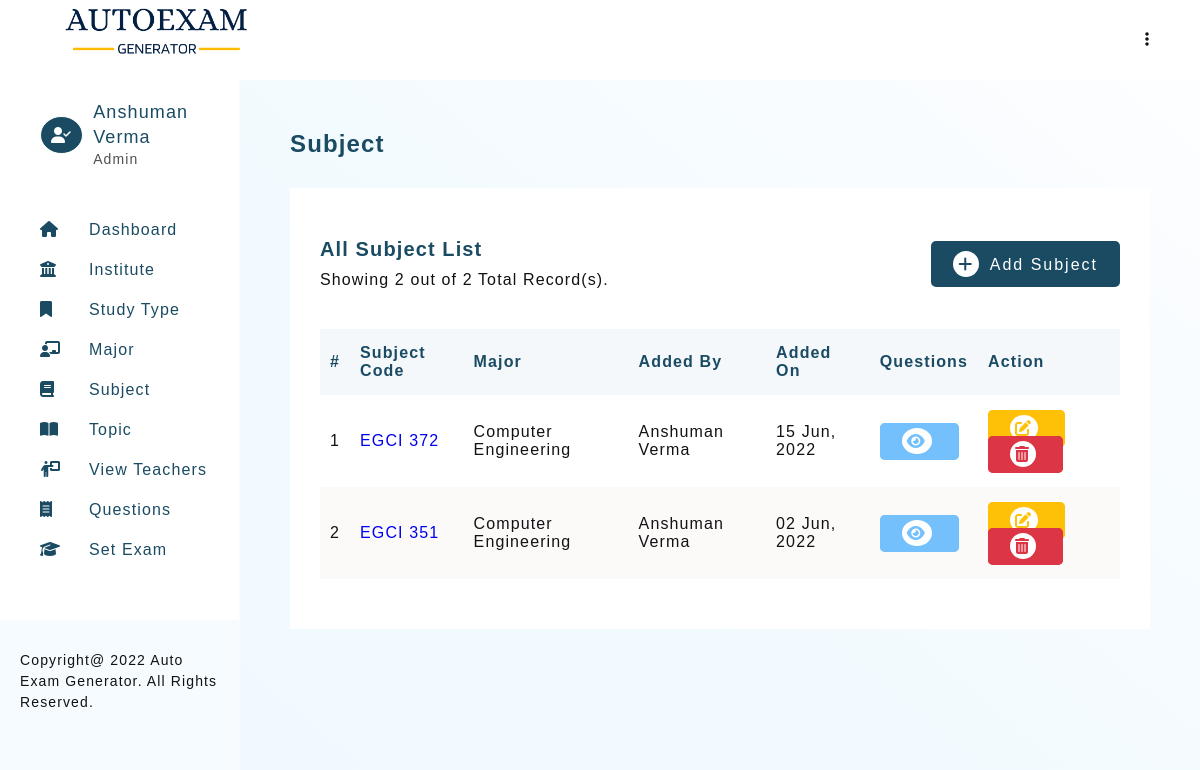
/autoexam/subject-view.php (signed in), run on the app's committed database.
### tables this page shows
CREATE TABLE `teacher_profile` (
  `teacher_id` int(11) NOT NULL,
  `teacher_firstname` varchar(30) NOT NULL,
  `teacher_lastname` varchar(30) NOT NULL,
  `email` varchar(50) DEFAULT NULL,
  `password` varchar(100) NOT NULL,
  `type` enum('Admin','Teacher') NOT NULL DEFAULT 'Teacher',
  `addedOn` datetime DEFAULT current_timestamp()
);

CREATE TABLE `subject_details` (
  `subject_id` int(11) NOT NULL,
  `subject_code` varchar(30) NOT NULL,
  `subject_name` text NOT NULL,
  `major_id` int(11) DEFAULT NULL,
  `subjectAddedBy` int(11) DEFAULT NULL,
  `subjectAddedOn` datetime DEFAULT current_timestamp()
);

CREATE TABLE `major` (
  `major_id` int(11) NOT NULL,
  `major_name` text DEFAULT NULL,
  `type_of_study_id` int(11) DEFAULT NULL,
  `majorAddedBy` int(11) DEFAULT NULL,
  `majorAddedOn` datetime DEFAULT current_timestamp()
);

### autoexam/includes/config.php (called while the page is built, shortened)
<?php
    $sitename = "Auto Exam Generator";

### autoexam/subject-view.php (the view, shortened to what this page needs)
<?php
    require_once './templates/header.php';
    if(isset($_SESSION['user']))
    {
        $limit = 10;
        if(isset($_GET['page']))
        {
            $page = $_GET['page'];
        }
        else
        {
            $page  = 1;
        }
        $start = ($page * $limit) - $limit;
        $serialNo = $start + 1;
        $countSubjectsQ = mysqli_query($connection, "SELECT count(subject_id) as total FROM `subject_details` ");
        $countSubjectR = mysqli_fetch_assoc($countSubjectsQ);
        $noOfSubjects = $countSubjectR['total'];
        $subjectQuery = mysqli_query($connection,
        "SELECT * FROM `subject_details`
        LEFT JOIN `teacher_profile` ON `teacher_profile`.`teacher_id` = `subject_details`.`subjectAddedBy`
        LEFT JOIN `major` ON `major`.`major_id` = `subject_details`.`major_id`
        ORDER BY `subject_details`.`subjectAddedOn` DESC
        LIMIT $start, $limit
        ");
    }
?>
<section>
    <h3 class="heading">Subject</h3>
    <div class="card">
        <div class="card-heading">
            <div>
                <h4 class="sub-heading">All Subject List</h4>
                <p class="desc">Showing <?php echo mysqli_num_rows($subjectQuery); ?> out of <?= $noOfSubjects;?> Total Record(s).</p>
            </div>
            <?php
                if($_SESSION['userType'] == 'Admin')
                {
            ?>
                    <a href="subject.php" class="btn btn-green"><i class="fa-solid fa-plus"></i> Add Subject</a>
            <?php
                }
            ?>
        </div>
        <div class="table-responsive">
            <table class="table">
                <thead>
                    <tr>
                        <th>#</th>
                        <th>Subject Code</th>
                        <th>Major</th>
                        <th >Added By</th>
                        <th>Added On</th>
                        <th>Questions</th>
                        <?php
                            if($_SESSION['userType'] == 'Admin')
                            {
                        ?>
                            <th>Action</th>
                        <?php
                            }
                        ?>
                    </tr>
                </thead>
                <tbody>
                    <?php
                        if(mysqli_num_rows($subjectQuery) > 0)
                        {
                            while ($subject = mysqli_fetch_assoc($subjectQuery))
                            {
                                echo "
                                    <tr>
                                        <td>$serialNo</td>
                                        <td><a href=\"subject-detail.php?subject=$subject[subject_id]\">$subject[subject_code]</a></td>
                                        <td>$subject[major_name]</td>
                                        <td>$subject[teacher_firstname] $subject[teacher_lastname]</td>
                                        <td>".date("d M, Y", strtotime($subject['subjectAddedOn']))."</td>
                                        <td><a href=\"question-view.php?subject=$subject[subject_id]\" class=\"btn btn-info\"><i class=\"fa-solid fa-eye\"></i></a></td>
                                        <td>";
                                        if($_SESSION['userType'] == 'Admin')
                                        {
                                            echo "
                                                <a href=\"subject.php?edit=$subject[subject_id]\" class=\"btn btn-edit\"><i class=\"fa-solid fa-pen-to-square\"></i></a>
                                                <a href=\"delete.php?delete_subject=$subject[subject_id]\"  class=\"btn btn-delete\"><i class=\"fa-solid fa-trash-can\"></i></a>";
                                        }
                                    echo  "</td>
                                    </tr>
                                ";
                                $serialNo++;
                            }
                        }
                        else
                        {
                            echo "<tr><td colspan=\"7\">0 Record found.</td></tr>";
                        }
                    ?>
                </tbody>
            </table>
        </div>
    </div>
</section>
<?php
    require_once './templates/footer.php';
?>

### autoexam/templates/header.php (shortened to what this page needs)
<?php
    require './includes/config.php';
    require_once './includes/connection.php';
    if(isset($_SESSION['user']))
    {
        $userQuery = mysqli_query($connection, "SELECT * FROM teacher_profile WHERE email = '$_SESSION[user]'");
        $userRow = mysqli_fetch_assoc($userQuery);
    }
?>
<!DOCTYPE html>
<html lang="en">
<head>
    <link rel="stylesheet" href="./assets/css/main.css">
    <link rel="stylesheet" href="./assets/css/style.css">
    <link rel="stylesheet" href="https://cdnjs.cloudflare.com/ajax/libs/font-awesome/6.1.1/css/all.min.css">
</head>
<body>
    <header class="admin-header">
        <h1 class="title">
            <img src="./assets/images/logo.png" alt="Auto Exam Generator" height="60px">
        </h1>
        <div>
            <ul>
                <li class="dropmenu">
                    <a href="#"><i class="fa-solid fa-ellipsis-vertical"></i></a>
                </li>
            </ul>
        </div>
    </header>
    <aside id="asideMenu">
        <div class="profile-header" id="profile-header2">
            <?php
                if($_SESSION['userType'] == 'Admin')
                {
                    echo "<i class=\"fa-solid fa-user-check\"></i>";
                }
                else
                {
                    echo "<i class=\"fa-solid fa-user\"></i>";
                }
            ?>
            <div>
                <h2>
                    <?=
                        $userRow['teacher_firstname'] ." ". $userRow['teacher_lastname']
                    ?>
                </h2>
                <p> <?=  $_SESSION['userType']; ?> </p>
            </div>
        </div>
        <section id="nav-header">
            <nav>
                <ul class="navbar">
                    <li><a href="dashboard.php"><i class="fa-solid fa-house"></i><span>Dashboard</span></a></li>
                            <li><a href="institute-view.php"><i class="fa-solid fa-building-columns"></i><span>Institute</span></a></li>
                            <li><a href="studyType-view.php"><i class="fa-solid fa-bookmark"></i><span>Study Type</span></a></li>
                            <li><a href="major-view.php"><i class="fa-solid fa-chalkboard-user"></i><span>Major</span></a></li>
                            <li><a href="subject-view.php"><i class="fa-solid fa-book"></i><span>Subject</span></a></li>
                            <li><a href="topic-view.php"><i class="fa-solid fa-book-open"></i><span>Topic</span></a></li>
                    <?php
                        if($_SESSION['userType'] == 'Admin')
                        {
                    ?>
                            <li><a href="teacher-view.php"><i class="fa-solid fa-person-chalkboard"></i><span>View Teachers</span></a></li>
                    <?php
                        }
                    ?>
                    <li><a href="question-view.php"><i class="fa-solid fa-receipt"></i><span>Questions</span></a></li>
                    <li><a href="setExam-1.php"><i class="fa-solid fa-graduation-cap"></i><span>Set Exam</span></a></li>
                </ul>
            </nav>
        </section>
        <footer class="copyright">Copyright@
            <?= date("Y"); ?>
            <?= $sitename; ?>. All Rights Reserved.
        </footer>
    </aside>
    <main>

### autoexam/assets/css/main.css (style rules this page uses)
* { margin: 0; padding: 0; box-sizing: border-box; }
body { font-family: 'Gill Sans', 'Gill Sans MT', Calibri, 'Trebuchet MS', sans-serif; color: #121212; letter-spacing: 0.07em; }
html { scroll-behavior: smooth; }
a { text-decoration: none; }
ul { list-style: none; }
.btn { padding: 8px 20px; border-radius: 5px; transition: all 0.2s; letter-spacing: 2px; font-size: 16px; }
.btn i { border-radius: 50%; padding: 5px; margin-right: 5px; transition: all 0.2s; }
.btn-green { background-color: #1a4b63; color: #fff; border: solid 2px #1a4b63; }
.btn-green i { background-color: #fff; color: #1a4b63; }
.btn-edit { background-color: #ffc107; color: #fff; border: solid 2px #ffc107; }
.btn-edit i { background-color: #fff; color: #ffc107; }
.btn-info { background-color: #74c0fc; color: #fff; border: solid 2px #74c0fc; }
.btn-info i { background-color: #fff; color: #74c0fc; }
.btn-delete { background-color: #dc3545; color: #fff; border: solid 2px #dc3545; }
.btn-delete i { background-color: #fff; color: #dc3545; }

### autoexam/assets/css/style.css (style rules this page uses)
:root { --primary-color: #1a4b63; }
body { color: #121212; }
.admin-header { padding: 0 50px; background-color: #fff; display: flex; justify-content: space-between; width: 100%; z-index: 12; height: 10vh; line-height: 10vh; position: fixed; top: 0; left: 0; }
.admin-header .dropmenu { position: relative; text-align: right; }
.admin-header .dropmenu a { color: #121212; }
aside { width: 50%; background-color: #fff; height: 100%; overflow: auto; position: fixed; display: flex; flex-direction: column; justify-content: space-between; border-right: solid 1px rgb(255, 249, 249); display: none; background-color: #f6fbff; }
aside > #nav-header { padding: 20px 20px 50px 40px; display: grid; grid-template-columns: 1fr; row-gap: 20px; align-content: start; background-color: #fff; }
h1.title { color: var(--primary-color); font-size: 18px; }
.profile-header { display: flex; justify-content: flex-start; align-items: center; line-height: 1.4; padding: 20px 20px 20px 40px; background-color: #fff; }
.profile-header > i { border-radius: 50%; color: #fff; border: solid 1px; padding: 10px; background-color: var(--primary-color); margin-right: 10px; }
.profile-header > div > h2 { color: var(--primary-color); font-size: 18px; font-weight: normal; }
.profile-header > div > p { color: #515151; font-size: 14px; }
aside > #nav-header > nav > ul { line-height: 2.5; }
aside > #nav-header > nav > ul > li > a { color: var(--primary-color); font-size: 16px; display: block; }
aside > #nav-header > nav > ul > li > a > i { display: inline-block; width: 30px; }
aside > #nav-header > nav > ul > li > a > span { margin-left: 19px; }
aside > footer { background-color: #f6fbff; padding: 30px 20px 30px; line-height: 1.5; font-size: 14px; }
main { background-image: linear-gradient(to right top, #f0f9ff, #f0f9ff, #f0faff, #f1faff, #f1faff, #f2faff, #f4fbff, #f5fbff, #f7fcff, #f9fcff, #fbfdff, #fdfeff); min-height: 100vh; padding: 50px 50px; margin-top: 10vh; }
main > section { margin-bottom: 100px; }
.heading { color: var(--primary-color); margin-bottom: 30px; font-size: 24px; font-weight: 600; }
.sub-heading { color: var(--primary-color); margin-bottom: 10px; font-size: 20px; font-weight: 600; }
.card { background-color: #fff; padding: 50px 30px; }
.card-heading { display: flex; justify-content: space-between; align-items: center; margin-bottom: 30px; flex-direction: column; }
.table-responsive { overflow: auto; }
.table { width: 100%; border-collapse: collapse; margin-top: 10px; }
.table > thead { text-align: left; background-color: #f4f8fb; color: var(--primary-color); }
.table > thead > tr > th { padding: 15px 10px; }
.table > tbody > tr > td { padding: 20px 10px; }
.table > tbody > tr:nth-child(even) { background-color: rgb(252, 249, 249); }
@media (min-width: 992px) { aside { display: block; width: 20%; } }
@media (min-width: 992px) { main { margin-left: 20%; width: 80%; } }
@media (min-width: 992px) { .card-heading { flex-direction: row; } }

### data on the page
teacher_profile: teacher_firstname "Anshuman", teacher_lastname "Verma"
subject_details: subject_code "EGCI 372", major.major_name "Computer Engineering", subjectAddedBy.teacher_firstname "Anshuman", subjectAddedBy.teacher_lastname "Verma", subjectAddedOn "15 Jun, 2022"
subject_details: subject_code "EGCI 351", major.major_name "Computer Engineering", subjectAddedBy.teacher_firstname "Anshuman", subjectAddedBy.teacher_lastname "Verma", subjectAddedOn "02 Jun, 2022"

### other printed values
$_SESSION['userType'] "Admin"
$sitename "Auto Exam Generator"
mysqli_num_rows($subjectQuery) "2"
$noOfSubjects "2"
